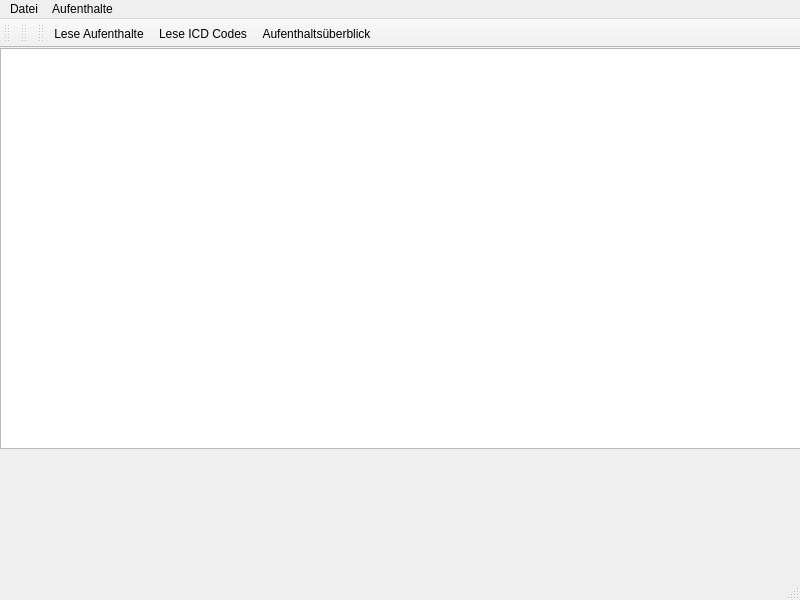
<?xml version="1.0" encoding="UTF-8"?>
<ui version="4.0">
 <class>MainWindow</class>
 <widget class="QMainWindow" name="MainWindow">
  <property name="geometry">
   <rect>
    <x>0</x>
    <y>0</y>
    <width>800</width>
    <height>600</height>
   </rect>
  </property>
  <property name="windowTitle">
   <string>MainWindow</string>
  </property>
  <widget class="QWidget" name="centralwidget">
   <widget class="QListWidget" name="patientListWidget">
    <property name="geometry">
     <rect>
      <x>0</x>
      <y>0</y>
      <width>801</width>
      <height>401</height>
     </rect>
    </property>
   </widget>
  </widget>
  <widget class="QMenuBar" name="menubar">
   <property name="geometry">
    <rect>
     <x>0</x>
     <y>0</y>
     <width>800</width>
     <height>24</height>
    </rect>
   </property>
   <widget class="QMenu" name="menuDatei">
    <property name="title">
     <string>Datei</string>
    </property>
    <addaction name="actionAufenthalte"/>
   </widget>
   <widget class="QMenu" name="menuAufenthalte">
    <property name="title">
     <string>Aufenthalte</string>
    </property>
    <addaction name="actionLese_Aufenthalte"/>
    <addaction name="actionLese_ICD_Codes"/>
    <addaction name="actionAufenthalts_berblick"/>
   </widget>
   <addaction name="menuDatei"/>
   <addaction name="menuAufenthalte"/>
  </widget>
  <widget class="QStatusBar" name="statusbar"/>
  <widget class="QToolBar" name="toolBar">
   <property name="windowTitle">
    <string>toolBar</string>
   </property>
   <attribute name="toolBarArea">
    <enum>TopToolBarArea</enum>
   </attribute>
   <attribute name="toolBarBreak">
    <bool>false</bool>
   </attribute>
  </widget>
  <widget class="QToolBar" name="toolBar_2">
   <property name="windowTitle">
    <string>toolBar_2</string>
   </property>
   <attribute name="toolBarArea">
    <enum>TopToolBarArea</enum>
   </attribute>
   <attribute name="toolBarBreak">
    <bool>false</bool>
   </attribute>
  </widget>
  <widget class="QToolBar" name="toolBar_3">
   <property name="windowTitle">
    <string>toolBar_3</string>
   </property>
   <attribute name="toolBarArea">
    <enum>TopToolBarArea</enum>
   </attribute>
   <attribute name="toolBarBreak">
    <bool>false</bool>
   </attribute>
   <addaction name="actionLese_Aufenthalte"/>
   <addaction name="actionLese_ICD_Codes"/>
   <addaction name="actionAufenthalts_berblick"/>
  </widget>
  <action name="actionAufenthalte">
   <property name="text">
    <string>Aufenthalte</string>
   </property>
  </action>
  <action name="actionLese_Aufenthalte">
   <property name="text">
    <string>Lese Aufenthalte</string>
   </property>
  </action>
  <action name="actionLese_ICD_Codes">
   <property name="text">
    <string>Lese ICD Codes</string>
   </property>
  </action>
  <action name="actionAufenthalts_berblick">
   <property name="text">
    <string>Aufenthaltsüberblick</string>
   </property>
  </action>
 </widget>
 <resources/>
 <connections/>
</ui>
